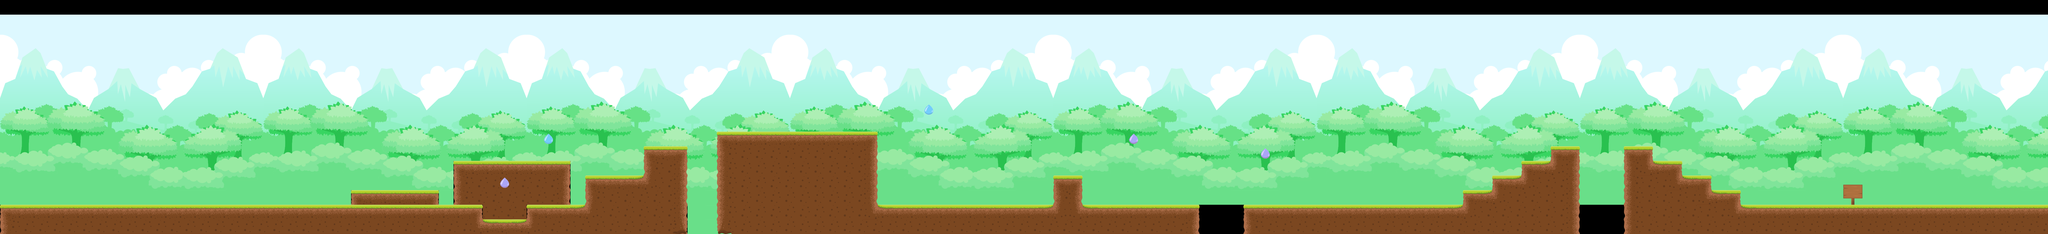

A 2D game scene composited from a Tiled map and its tileset images. What follows is a short description and the map's XML, with each tile layer's data collapsed to a summary:
An orthogonal 140x16 tile map with 64x64 px tiles, 2 tile layers (Background, objects), 6 tilesets and 41 objects.

<map version="1.0" tiledversion="1.0.2" orientation="orthogonal" renderorder="left-up" width="140" height="16" tilewidth="64" tileheight="64" nextobjectid="223">
 <tileset firstgid="1" source="gota64.tsx" />
 <tileset firstgid="2" source="gotaPulo.tsx" />
 <tileset firstgid="3" name="Sign" tilewidth="85" tileheight="88" tilecount="1" columns="1">
  <image source="decoracao/Sign.png" width="85" height="88" />
 </tileset>
 <tileset firstgid="4" source="tilesfloresta64.tsx" />
 <tileset firstgid="16" name="bgFloresta" tilewidth="64" tileheight="64" tilecount="234" columns="18">
  <image source="bgFloresta.png" width="1152" height="864" />
 </tileset>
 <tileset firstgid="250" source="teste.tsx" />
 <layer name="Background" width="140" height="16">
  <data>[2240 cells, 1831 non-empty, 238 distinct tile ids]</data>
 </layer>
 <layer name="objects" width="140" height="16">
  <data>[2240 cells, 400 non-empty, 16 distinct tile ids]</data>
 </layer>
 <objectgroup name="Ground">
  <object id="2" x="20.9394" y="897.416" width="2092.45" height="64" />
  <object id="3" x="1534.72" y="832.749" width="383.333" height="18.6666" />
  <object id="26" x="3840.42" y="896.083" width="1409.05" height="66" />
  <object id="40" x="2112.82" y="959.901" width="0.666667" height="3471.7" />
  <object id="41" x="2306.05" y="946.517" height="3470.17" rotation="0.119594" />
  <object id="112" x="5440.79" y="895.083" width="961.907" height="66" />
  <object id="116" x="5441.01" y="960.541" width="3.99582" height="3468.16" rotation="0.119594" />
  <object id="117" x="5251.11" y="961.592" width="0.666667" height="3470.7" />
  <object id="118" x="7618.79" y="896.628" width="701.333" height="64" />
  <object id="123" x="6911.12" y="959.94" width="0.666667" height="3471.7" />
  <object id="130" x="1983.49" y="705.301" width="508.458" height="25.1352" />
  <object id="174" x="7104.34" y="961.253" width="5.66387" height="3468.82" rotation="0.119594" />
  <object id="175" x="2560" y="767" width="258" height="128" />
  <object id="188" x="2305.33" y="896" width="256" height="69.3333" />
  <object id="189" x="2816" y="639" width="192" height="385" />
  <object id="190" x="3135.33" y="578" width="706" height="446" />
  <object id="192" x="6401.33" y="834.667" width="128" height="57.3333" />
  <object id="194" x="6528" y="768" width="128" height="64" />
  <object id="195" x="6654.67" y="704" width="128" height="64" />
  <object id="196" x="6785.33" y="638.667" width="128" height="421.333" />
  <object id="198" x="7104" y="641.333" width="128" height="414.667" />
  <object id="199" x="7232" y="704" width="128" height="64" />
  <object id="200" x="7360" y="768" width="128" height="64" />
  <object id="201" x="7488" y="832" width="128" height="64" />
  <object id="203" x="2113.33" y="960" width="192" height="64" />
  <object id="206" x="4608" y="768" width="128" height="128" />
 </objectgroup>
 <objectgroup name="Paredes">
  <object id="102" x="572.788" y="-2.94697" height="903.03" />
  <object id="109" x="8313.51" y="-4.28015" width="9.09091" height="903.03" />
 </objectgroup>
 <objectgroup name="gotaCarrera">
  <object id="218" x="2381.75" y="589.181" width="37.0909" height="31.6364" />
  <object id="219" x="4044.95" y="468.015" width="37.0909" height="31.6364" />
 </objectgroup>
 <objectgroup name="Jaguatirica">
  <object id="153" x="2176.06" y="638.75" width="64" height="64" />
  <object id="165" x="5888.06" y="830.083" width="64" height="64" />
  <object id="202" x="2433.94" y="831.273" width="64" height="64" />
  <object id="208" x="4544" y="832" width="64" height="64" />
  <object id="211" x="7744" y="832" width="64" height="64" />
 </objectgroup>
 <objectgroup name="Cangaceiro" />
 <objectgroup name="Bala" />
 <objectgroup name="gotaPulo">
  <object id="158" x="2189.03" y="787.023" width="36.5" height="31.5" />
  <object id="220" x="4939.33" y="596" width="40.6667" height="31.3333" />
  <object id="222" x="5516" y="662" width="37" height="30" />
 </objectgroup>
 <objectgroup name="Onca">
  <object id="140" x="6850.06" y="576.083" width="64" height="64" />
  <object id="213" x="3648" y="512" width="64" height="64" />
 </objectgroup>
 <objectgroup name="FinalLevel">
  <object id="110" x="8062.48" y="0.0833333" width="68" height="894.5" />
 </objectgroup>
</map>
